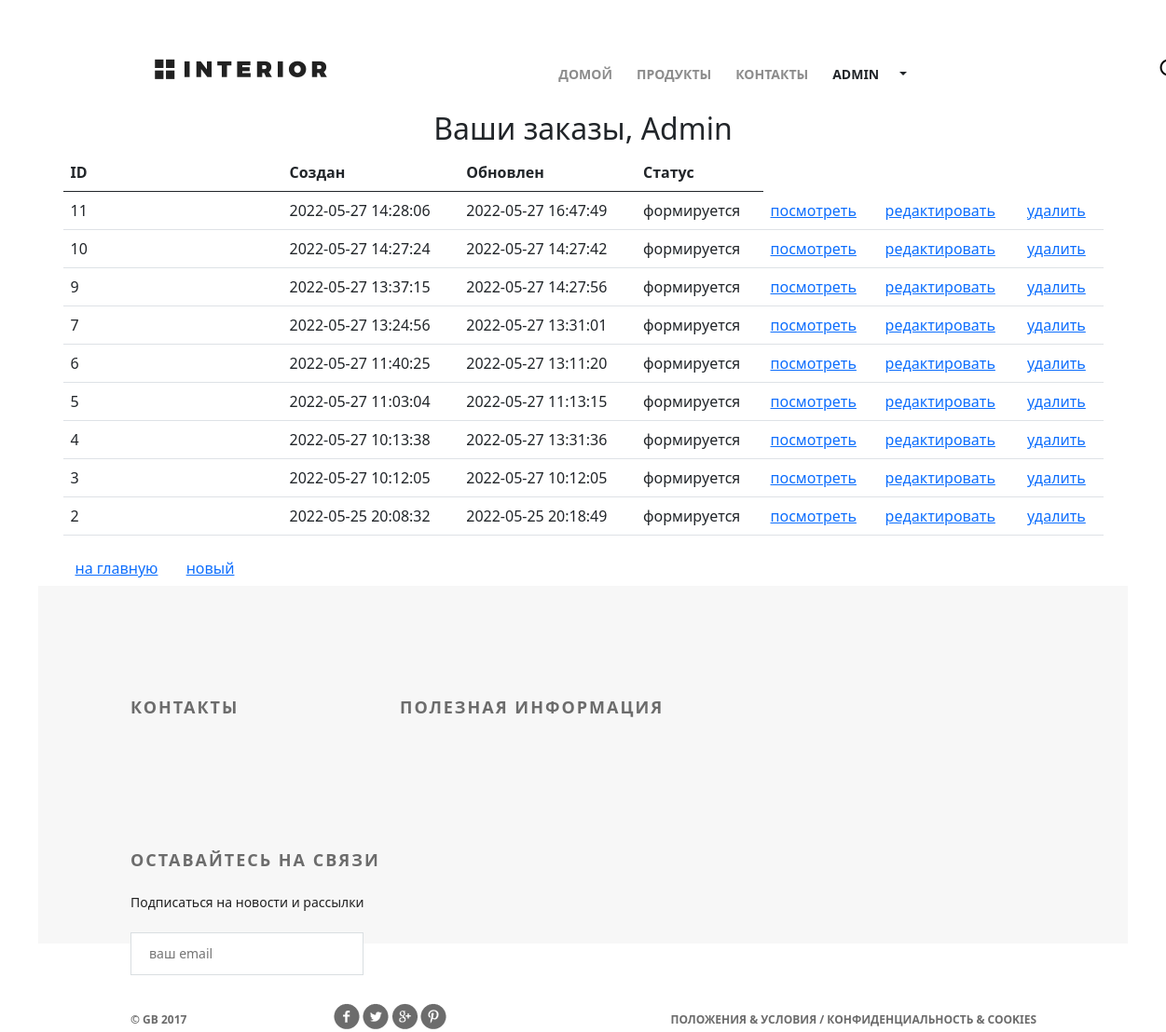
The app's page /orders/ (signed in) with its own data.
### authapp/models.py (models this page shows, shortened)
class ShopUser(AbstractUser):
    avatar = models.ImageField(upload_to='users_avatars', blank=True)
    age = models.PositiveIntegerField(verbose_name='возраст', default=18)
    activation_key = models.CharField(max_length=128, blank=True)
    activation_key_expires = models.DateTimeField(default=(now() + timedelta(hours=48)))

### ordersapp/models.py (models this page shows, shortened)
class Order(models.Model):
    FORMING = 'FM'
    SENT_TO_PROCEED = 'STP'
    PROCEEDED = 'PRD'
    PAID = 'PD'
    READY = 'RDY'
    CANCEL = 'CNC'
    ORDER_STATUSES_CHOICES = (
        (FORMING, 'формируется'),
        (SENT_TO_PROCEED, 'отправлен на обработку'),
        (PROCEEDED, 'обрабатывается'),
        (PAID, 'оплачен'),
        (READY, 'готов к выдаче'),
        (CANCEL, 'отменен'),
    )
    user = models.ForeignKey(
        settings.AUTH_USER_MODEL,
        on_delete=models.CASCADE,
    )
    created = models.DateTimeField(verbose_name='создан', auto_now_add=True)
    updated = models.DateTimeField(verbose_name='изменен', auto_now=True)
    status = models.CharField(
        verbose_name='статус',
        max_length=3,
        choices=ORDER_STATUSES_CHOICES,
        default=FORMING,
    )
    is_active = models.BooleanField(verbose_name='активен', default=True)
    class Meta:
        ordering = ('-created',)
        verbose_name = 'заказ'
        verbose_name_plural = 'заказы'

### ordersapp/views.py (the view)
# urls.py: path('', ordersapp.OrderList.as_view(), name='orders_list'),
class OrderList(ListView):
    model = Order
    def get_queryset(self):
        return Order.objects.filter(user=self.request.user)

### mainapp/context_processors.py (called while the page is built)
def basket(request):
    print(f'context processor basket works')
    basket =[]
    if request.user.is_authenticated:
       basket = Basket.objects.filter(user=request.user)
    return {
        'basket': basket,
    }

### ordersapp/templates/ordersapp/order_list.html (shortened to what this page needs)
{% extends 'geekshop/base.html' %}
{% load static %}
{% block content %}
    <div class="hero-white">
        {% include 'geekshop/includes/header.html' %}
    </div>
   <div class="h2 text-center head">
       Ваши заказы,
       {% if user.first_name %}
           {{ user.first_name|title}}
       {% else %}
           Пользователь
       {% endif %}
   </div>
   <table class="table orders_list">
       <thead>
         <tr>
           <th>ID</th>
           <th>Создан</th>
           <th>Обновлен</th>
           <th>Статус</th>
         </tr>
       </thead>
       <tbody>
           {% for item in object_list %}
               {% if item.is_active %}
               <tr>
                   <td class="td1 orders_list">{{ item.pk }}</td>
                   <td>{{ item.created|date:"Y-m-d H:i:s" }}</td>
                   <td>{{ item.updated|date:"Y-m-d H:i:s" }}</td>
                   <td>{{ item.get_status_display }}</td>
                   <td>
                       <a href="{% url 'ordersapp:order_read' item.pk %}">
                           посмотреть
                       </a>
                   </td>
                   <td>
                       {% if item.status == 'FM' %}
                         <a href="{% url 'ordersapp:order_update' item.pk %}">
                           редактировать
                         </a>
                       {% endif %}
                   </td>
                   <td>
                       {% if item.status == 'FM' %}
                         <a href="{% url 'ordersapp:order_delete' item.pk %}">
                             удалить
                         </a>
                       {% endif %}
                   </td>
               </tr>
               {% endif %}
           {% endfor %}
       </tbody>
   </table>
   <button class="btn btn-default btn-round">
       <a href="{% url 'index' %}">
           на главную
       </a>
   </button>
   <button class="btn btn-default btn-round">
       <a href="{% url 'ordersapp:order_create' %}">
           новый
       </a>
   </button>
{% endblock %}

### geekshop/templates/geekshop/includes/header.html (shortened to what this page needs)
<div class="header clearfix">
    <a href="{% url 'index' %}" class="logo"></a>
    <ul class="menu">
        <li><a href="{% url 'index' %}" class="{% if request == '/' %}active{% endif %}">домой</a></li>
        <li><a href="{% url 'products:index' %}">продукты</a></li>
        <li><a href="{% url 'contacts' %}">контакты</a></li>
        {% if user.is_authenticated %}
            <li class="dropdown-toggle" id="dropdownMenuButton1" data-bs-toggle="dropdown" aria-expanded="false">
                <a>{{ user.first_name|default:'Пользователь' }}</a>
            </li>
        {% endif %}
    </ul>
    <a href="#" class="search"></a>
</div>

### geekshop/static/geekshop/style.css (style rules this page uses)
* { margin: 0; padding: 0; }
body { font-family: 'Montserrat', sans-serif; }
html, body { height: 100%; }
.logo { background-image: url(img/logo.png); margin-top: 63px; width: 185px; height: 22px; float: left; }
.menu { list-style-type: none; margin-top: 67px; float: right; }
.menu li { float: left; }
.menu a { color: #8c8c8c; font-size: 14px; font-weight: 700; text-align: right; text-transform: uppercase; text-decoration: none; padding: 10px 13px; }
.search { display: block; width: 23px; height: 23px; background-image: url(img/search.png); position: absolute; top: 63px; left: 1176px; }
.clearfix:after { content: ""; display: block; clear: both; }
table { width: 100%; }
td:first-child { width: 235px; }
.hero-white { background-color: #fff; height: 119px; padding-left: 98px; padding-right: 211px; position: relative; }

### records on screen
ShopUser: first_name "ADMIN", first_name "Admin"
Order: pk "11", created "2022-05-27 14:28:06", updated "2022-05-27 16:47:49", status "формируется", shows "редактировать", shows "удалить"
Order: pk "10", created "2022-05-27 14:27:24", updated "2022-05-27 14:27:42", status "формируется", shows "редактировать", shows "удалить"
Order: pk "9", created "2022-05-27 13:37:15", updated "2022-05-27 14:27:56", status "формируется", shows "редактировать", shows "удалить"
Order: pk "7", created "2022-05-27 13:24:56", updated "2022-05-27 13:31:01", status "формируется", shows "редактировать", shows "удалить"
Order: pk "6", created "2022-05-27 11:40:25", updated "2022-05-27 13:11:20", status "формируется", shows "редактировать", shows "удалить"
Order: pk "5", created "2022-05-27 11:03:04", updated "2022-05-27 11:13:15", status "формируется", shows "редактировать", shows "удалить"
Order: pk "4", created "2022-05-27 10:13:38", updated "2022-05-27 13:31:36", status "формируется", shows "редактировать", shows "удалить"
Order: pk "3", created "2022-05-27 10:12:05", updated "2022-05-27 10:12:05", status "формируется", shows "редактировать", shows "удалить"
Order: pk "2", created "2022-05-25 20:08:32", updated "2022-05-25 20:18:49", status "формируется", shows "редактировать", shows "удалить"
